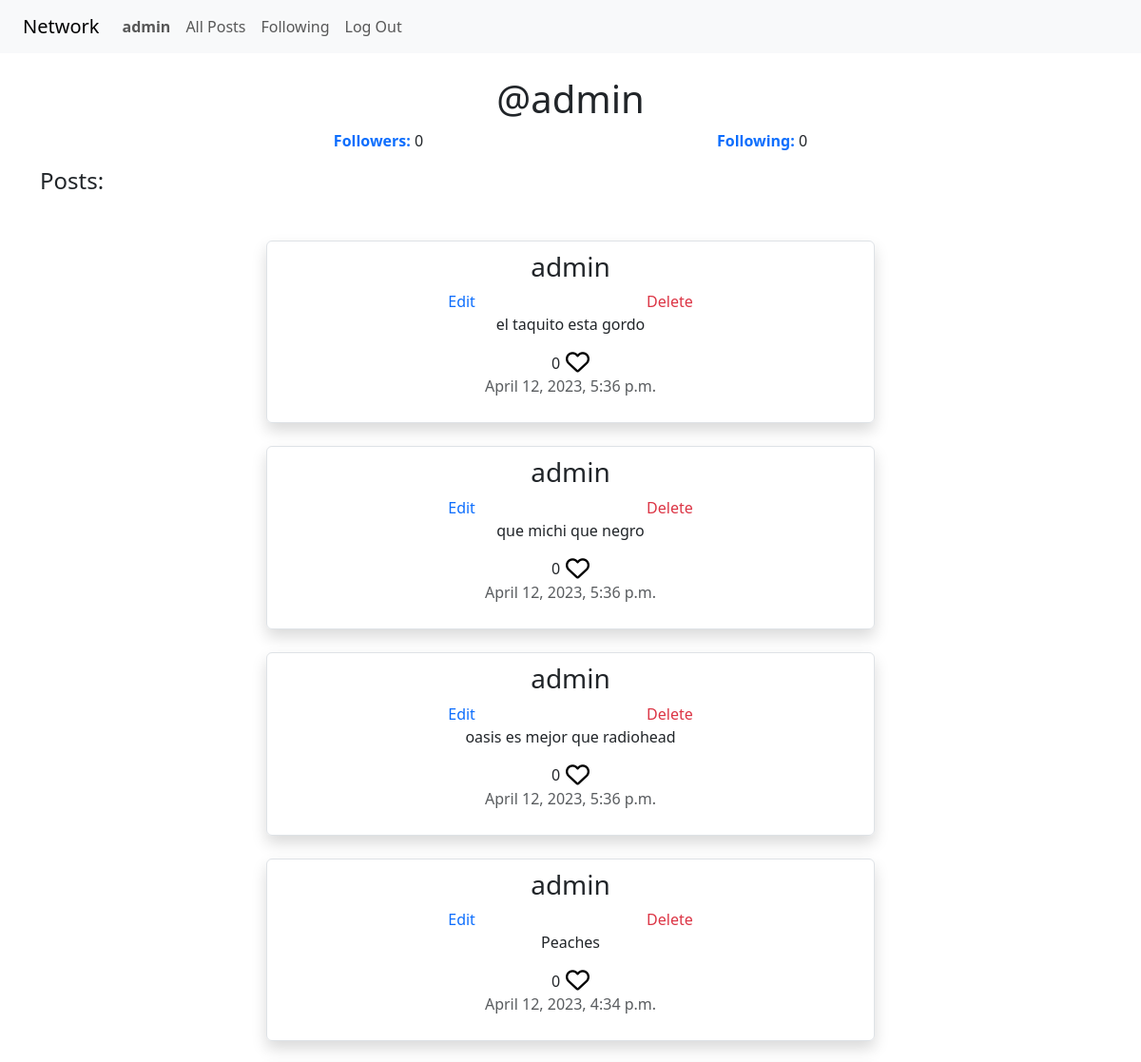
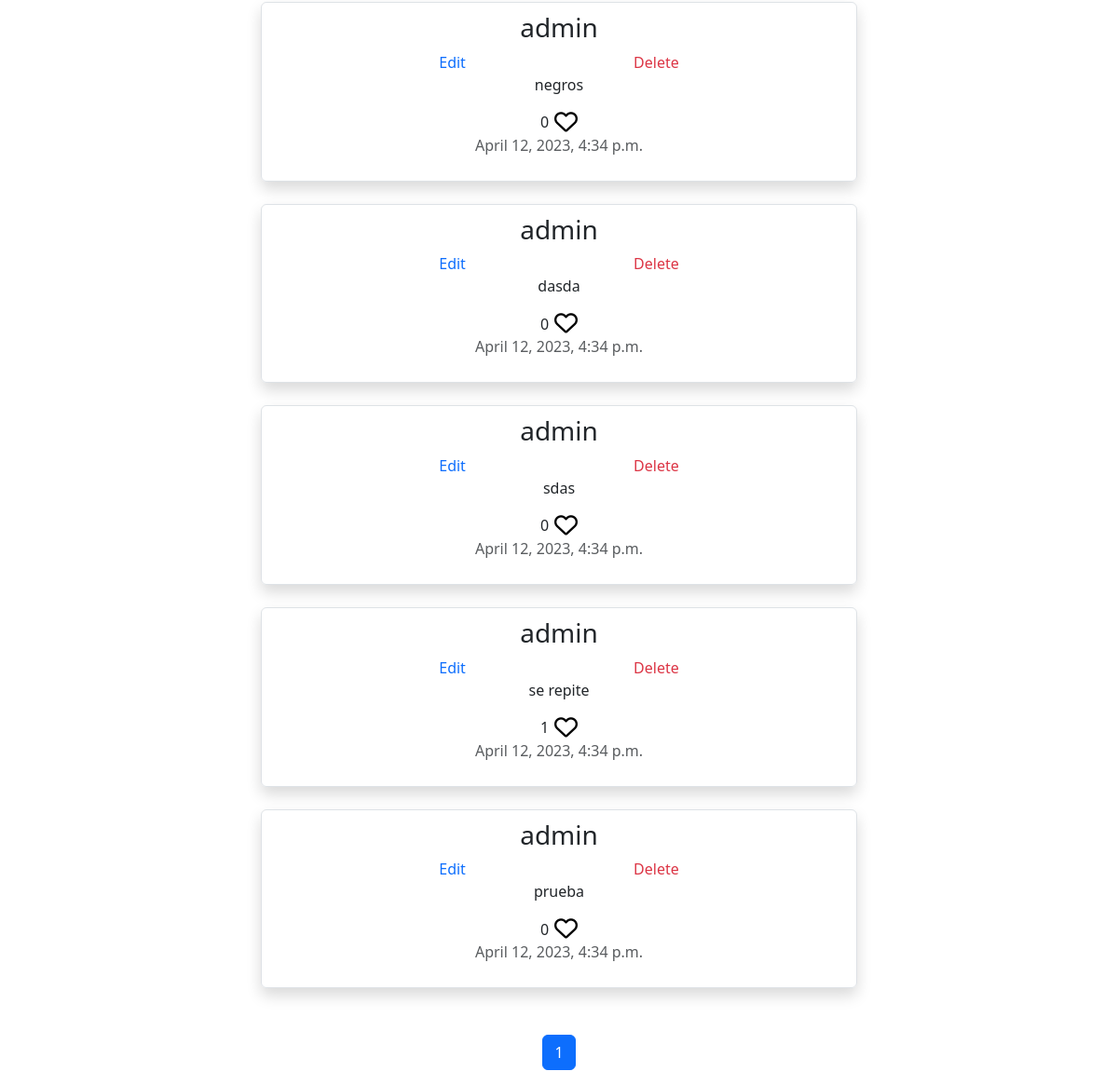
/profile/1 (signed in), run on an earlier commit of the app's database (2 pictures, top to bottom).
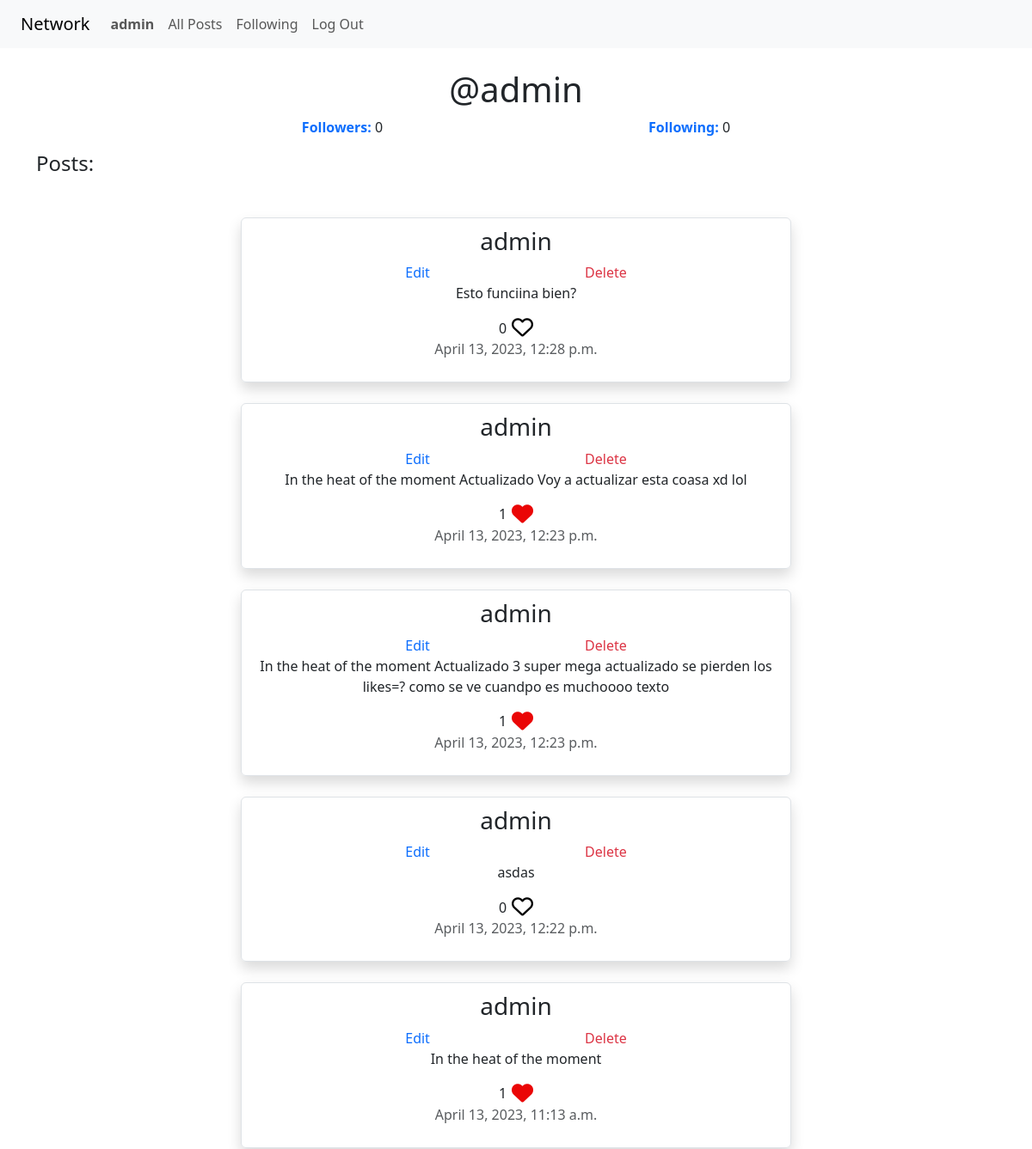
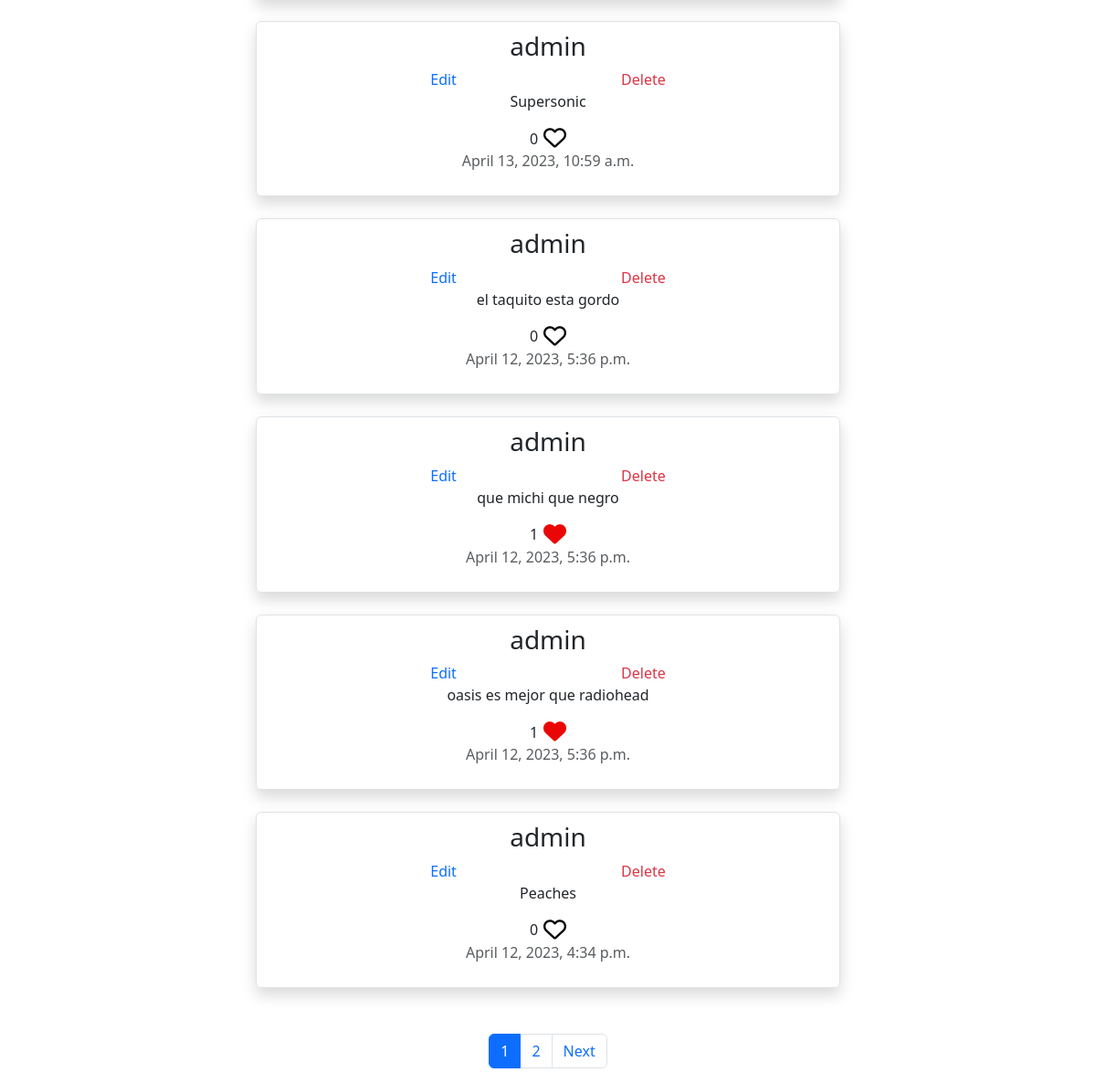
And on a later commit of the database (2 pictures, top to bottom).
### network/models.py (models this page shows, shortened)
class Post(models.Model):
    user=models.ForeignKey(User,related_name="posts",on_delete=models.CASCADE);
    content=models.TextField();
    date =models.DateTimeField( default=pytz.timezone('UTC').localize(datetime.datetime.now()));
    likes=models.ManyToManyField(User,related_name="likes");

class User(AbstractUser):
     following = models.ManyToManyField('self', related_name='followers', symmetrical=False,blank=True)

### network/views.py (the view)
# urls.py: path("profile/<int:id>",views.profile,name="profile"),
@login_required
def profile(request,id):
      profile=User.objects.get(id=id);
      posts=profile.posts.all().order_by('-date')
      paginator=Paginator(posts,10);
      page_number=request.GET.get("page")
      page_obj = paginator.get_page(page_number)
      return render(request, "network/profile.html",{"profile":profile,"page_obj":page_obj})

### network/templates/network/profile.html (shortened to what this page needs)
{% extends 'network/layout.html' %}
{% block body %}
<div class="mt-4">
    <div class="profile mt-4">
        <h1 class="text-center">@{{profile}}</h1>
        <div class="followers">
          <p class="text-center"><span class="fw-bold text-primary">Followers: </span>{{profile.followers.all.count}}</p>
          <p class="text-center"><span class="fw-bold text-primary">Following: </span>{{profile.following.all.count}}</p>
        </div>
        <h4>Posts:</h4>
     <section class="post-container mt-4">
        {% for post in  page_obj  %}
        <div class="post  border mt-4 rounded shadow" style="width:40rem;">
           <h3>{{post.user}}</h3>
           {% if post.user == user %}
                <div class="actions">
                 <p class="link-primary m-0 editPost" type="button" data-bs-toggle="modal" data-bs-target="#exampleModal" data-content="{{post.content}}" data-id="{{post.id}}">Edit</p>
                 <p class="link-danger m-0 editPost deleteBtn"  data-id="{{post.id}}">Delete</p>
                </div>
            {% endif %}
          <p>{{post.content}}</p>
          {% if user.is_authenticated %}
          <div class="likesContainer">
            <p id="counter" >{{post.likes.all.count}}</p>
           <i class="{% if request.user in post.likes.all  %}fa-solid {% else %} fa-regular {% endif %} fa-heart icon" data-id="{{post.id}}"   style="color: #000000;"></i>
          </div>
           {% endif %}
           <p class="text-muted">{{post.date}}</p>
        </div>
        {% endfor %}
    </section>
 <div class="bottom">
    <nav aria-label="...">
        <ul class="pagination">
        {% for i in page_obj.paginator.page_range %}
          {% if page_obj.number == i %}
            <li class="page-item active" aria-current="page"><a class="page-link" href="?page={{ i }}">{{i}}</a></li>
          {% else %}
            <li class="page-item"><a class="page-link"  href="?page={{ i }}">{{i}}</a></li>
          {% endif %}
      {% endfor %}
      {% if page_obj.has_next %}
          <li class="page-item">
            <a class="page-link" href="?page={{page_obj.next_page_number}}">Next</a>
          </li>
        {% endif %}
        </ul>
      </nav>
  </div>
</div>
    </div>
{% endblock body %}

What changed in the data, as far as the page shows it:
no longer on this page (row unchanged): Post: user "admin", content "negros", likes.all.count "0", date "April 12, 2023, 4:34 p.m."
no longer on this page (row unchanged): Post: user "admin", content "dasda", likes.all.count "0", date "April 12, 2023, 4:34 p.m."
no longer on this page (row unchanged): Post: user "admin", content "sdas", likes.all.count "0", date "April 12, 2023, 4:34 p.m."
no longer on this page (row unchanged): Post: user "admin", content "se repite", likes.all.count "1", date "April 12, 2023, 4:34 p.m."
no longer on this page (row unchanged): Post: user "admin", content "prueba", likes.all.count "0", date "April 12, 2023, 4:34 p.m."
added Post: user "admin", content "Esto funciina bien?", likes.all.count "0", date "April 13, 2023, 12:28 p.m."
added Post: user "admin", content "In the heat of the moment Actualizado Voy a actualizar esta coasa xd lol", likes.all.count "1", date "April 13, 2023, 12:23 p.m."
added Post: user "admin", content "In the heat of the moment Actualizado 3 super mega actualizado se pierden los likes=? como se ve cuandpo es muchoooo texto", likes.all.count "1", date "April 13, 2023, 12:23 p.m."
added Post: user "admin", content "asdas", likes.all.count "0", date "April 13, 2023, 12:22 p.m."
added Post: user "admin", content "In the heat of the moment", likes.all.count "1", date "April 13, 2023, 11:13 a.m."
added Post: user "admin", content "Supersonic", likes.all.count "0", date "April 13, 2023, 10:59 a.m."
computed for Post "que michi que negro": likes.all.count "0" → "1"
computed for Post "oasis es mejor que radiohead": likes.all.count "0" → "1"
Also different on the page:
new list line: "2"
text now shown: "Next"
